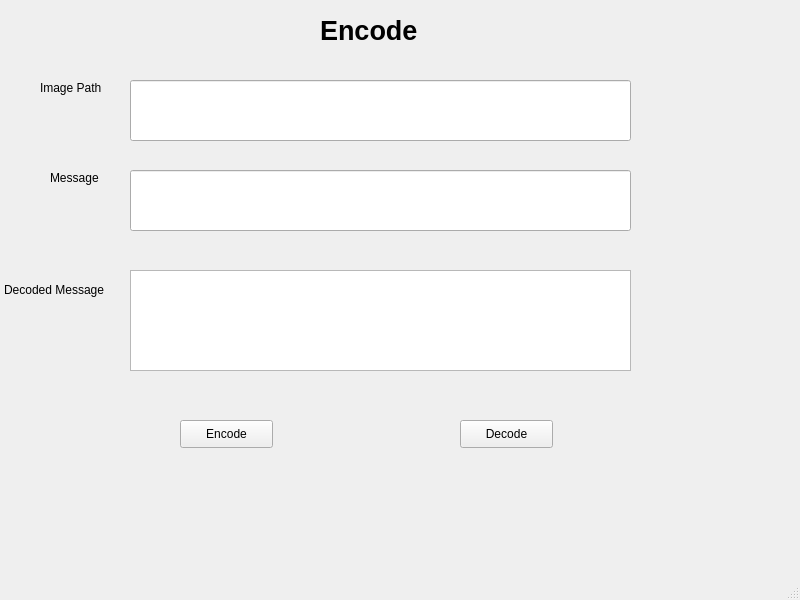
<?xml version="1.0" encoding="UTF-8"?>
<ui version="4.0">
 <class>MainWindow</class>
 <widget class="QMainWindow" name="MainWindow">
  <property name="geometry">
   <rect>
    <x>0</x>
    <y>0</y>
    <width>800</width>
    <height>600</height>
   </rect>
  </property>
  <property name="windowTitle">
   <string>MainWindow</string>
  </property>
  <widget class="QWidget" name="centralwidget">
   <widget class="QLabel" name="label">
    <property name="geometry">
     <rect>
      <x>320</x>
      <y>10</y>
      <width>131</width>
      <height>41</height>
     </rect>
    </property>
    <property name="font">
     <font>
      <pointsize>20</pointsize>
      <weight>75</weight>
      <bold>true</bold>
     </font>
    </property>
    <property name="text">
     <string>Encode</string>
    </property>
   </widget>
   <widget class="QLabel" name="label_2">
    <property name="geometry">
     <rect>
      <x>40</x>
      <y>80</y>
      <width>71</width>
      <height>16</height>
     </rect>
    </property>
    <property name="text">
     <string>Image Path</string>
    </property>
   </widget>
   <widget class="QLabel" name="label_3">
    <property name="geometry">
     <rect>
      <x>50</x>
      <y>170</y>
      <width>55</width>
      <height>16</height>
     </rect>
    </property>
    <property name="text">
     <string>Message</string>
    </property>
   </widget>
   <widget class="QLineEdit" name="lineEdit_imagePath">
    <property name="geometry">
     <rect>
      <x>130</x>
      <y>80</y>
      <width>501</width>
      <height>61</height>
     </rect>
    </property>
   </widget>
   <widget class="QLineEdit" name="lineEdit_message">
    <property name="geometry">
     <rect>
      <x>130</x>
      <y>170</y>
      <width>501</width>
      <height>61</height>
     </rect>
    </property>
   </widget>
   <widget class="QLabel" name="label_4">
    <property name="geometry">
     <rect>
      <x>4</x>
      <y>280</y>
      <width>121</width>
      <height>20</height>
     </rect>
    </property>
    <property name="text">
     <string>Decoded Message</string>
    </property>
   </widget>
   <widget class="QTextEdit" name="textEdit_decoded">
    <property name="geometry">
     <rect>
      <x>130</x>
      <y>270</y>
      <width>501</width>
      <height>101</height>
     </rect>
    </property>
   </widget>
   <widget class="QPushButton" name="btn_encode">
    <property name="geometry">
     <rect>
      <x>180</x>
      <y>420</y>
      <width>93</width>
      <height>28</height>
     </rect>
    </property>
    <property name="text">
     <string>Encode</string>
    </property>
   </widget>
   <widget class="QPushButton" name="btn_decode">
    <property name="geometry">
     <rect>
      <x>460</x>
      <y>420</y>
      <width>93</width>
      <height>28</height>
     </rect>
    </property>
    <property name="text">
     <string>Decode</string>
    </property>
   </widget>
  </widget>
  <widget class="QMenuBar" name="menubar">
   <property name="geometry">
    <rect>
     <x>0</x>
     <y>0</y>
     <width>800</width>
     <height>26</height>
    </rect>
   </property>
  </widget>
  <widget class="QStatusBar" name="statusbar"/>
 </widget>
 <resources/>
 <connections/>
</ui>
